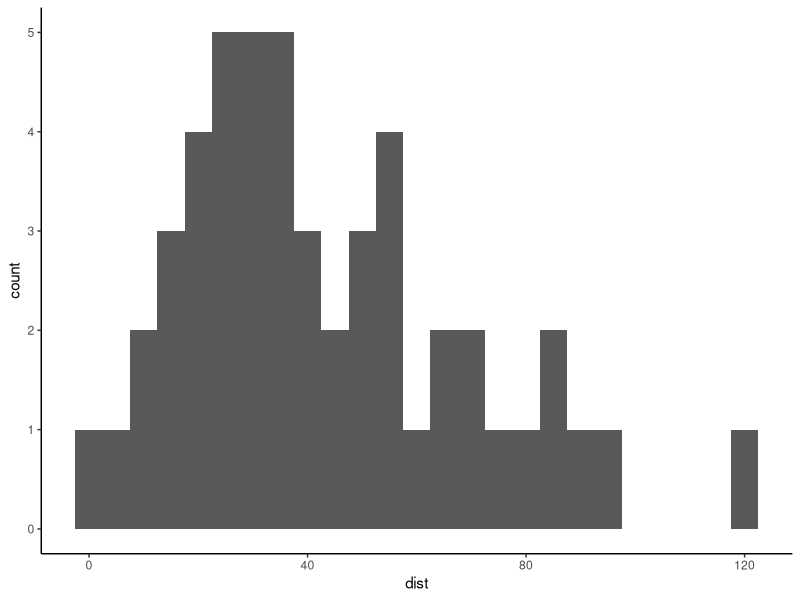

This chart was generated by the following R code:
## ---- chunk 1
knitr::opts_chunk$set(echo = F, prompt = F, warning = F, message = F, comment='#>')
# Thanks to 
# https://github.com/ramnathv/slidify/issues/189#issuecomment-15850008
hook1 <- function(x){ gsub("```\n*```r*\n*", "", x) }
hook2 <- function(x){ gsub("```\n+```\n", "", x) }
knitr::knit_hooks$set(document = hook1)
## ---- chunk 2
library(tidyverse)
library(modelr)
library(here)
theme_set(theme_classic())

## ---- chunk 3
cars %>% 
  ggplot(aes(x = dist)) + geom_histogram(binwidth = 5)
## ---- chunk 4
y <- cars$dist
M0 <- lm(y ~ 1) # normal model
mu_hat <- coef(M0) # mle of mu
sigma_mle <- sqrt(mean(residuals(M0)^2)) # mle of sigma

dnorm(y, mean = mu_hat, sd = sigma_mle, log = TRUE) %>% 
  sum()

# same as 
logLik(M0)
## ---- chunk 5
head(cars, 10)
## ---- chunk 6
x <- cars$speed # y is dist, defined above
M1 <- lm(y ~ x) # normal linear model
# for each observation y_i, there is a mu_i
mu_hat <- predict(M1) 
sigma_mle <- sqrt(mean(residuals(M1)^2)) # mle of sigma

dnorm(y, mean = mu_hat, sd = sigma_mle, log = TRUE) %>% 
  sum()

# same as 
logLik(M1)

## ---- chunk 7
head(residuals(M1))
## ---- chunk 8
head(y - mu_hat)
## ---- chunk 9
rss <- sum(residuals(M1)^2)
n <- length(y)

-(n/2) * (log(2*pi) - log(n) + log(rss) + 1)

logLik(M1)
## ---- chunk 10
mean(abs(residuals(M1)))
## ---- chunk 11
cars_df <- mutate(cars, z = dist > median(dist))
M2 <- glm(z ~ speed,
          data = cars_df, 
          family = binomial(link = 'logit')
)

logLik(M2)
deviance(M2)
logLik(M2) * -2
## ---- chunk 12
theta <- predict(M2, type = 'response')
sum(log(theta[cars_df$z])) + sum(log(1-theta[!cars_df$z]))
## ---- chunk 13
z <- pull(cars_df, z)
sum(z * log(theta) + (1-z) * log(1 - theta))
## ---- chunk 14
d <- sqrt( -2 * (z * log(theta) + (1-z) * log(1 - theta)))
sum(d^2)
## ---- chunk 15
d[c(1, 25, 35, 50)]
## ---- chunk 16
residuals(M2)[c(1, 25, 35, 50)]
z[c(1, 25, 35, 50)]

(ifelse(z, 1, -1) * d)[c(1, 25, 35, 50)]
